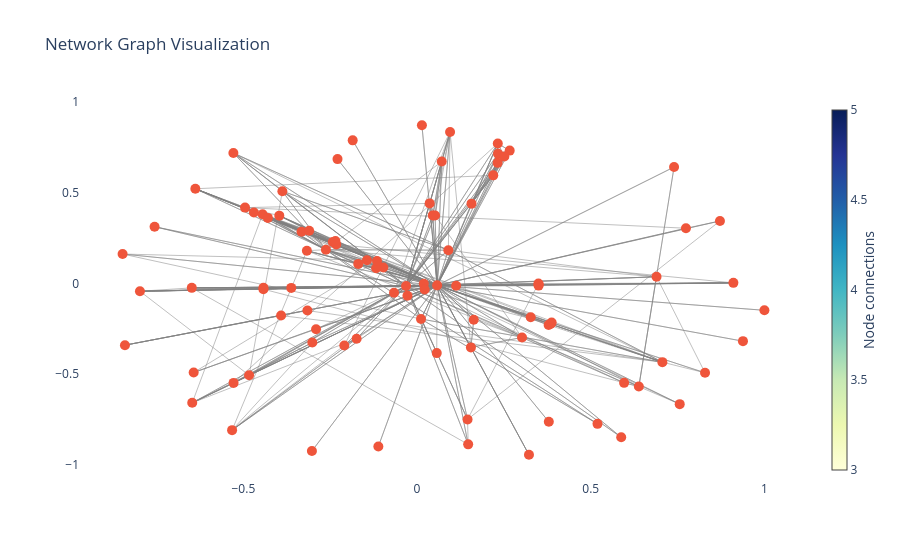

Notebook source saved alongside this figure:
### Code cell
draw_graph(main_graph)

### Figure 1 — Plotly figure (JSON) as saved in the notebook; plotly's stock layout.template omitted (floating-point values rounded to 4 significant figures; data arrays with more than 128 entries replaced by an {"elided": "..."} marker saying what was removed)
{"data": [{"hoverinfo": "text", "line": {"color": "gray", "width": 0.5}, "mode": "lines", "text": {"elided": "271 str values"}, "type": "scatter", "x": {"elided": "542 float values"}, "y": {"elided": "542 float values"}}, {"hoverinfo": "text", "marker": {"colorbar": {"thickness": 15, "title": {"side": "right", "text": "Node connections"}, "xanchor": "left"}, "colorscale": [[0, "rgb(255,255,217)"], [0.125, "rgb(237,248,177)"], [0.25, "rgb(199,233,180)"], [0.375, "rgb(127,205,187)"], [0.5, "rgb(65,182,196)"], [0.625, "rgb(29,145,192)"], [0.75, "rgb(34,94,168)"], [0.875, "rgb(37,52,148)"], [1, "rgb(8,29,88)"]], "showscale": true, "size": 10}, "mode": "markers", "text": ["index: 0, label: ABBIE HOFFMAN, movie_id 316, out degree 6, out strength: 6.0", "index: 1, label: AGING HIPPIE, movie_id 316, out degree 1, out strength: 1.0", "index: 2, label: ANCHORMAN, movie_id 316, out degree 5, out strength: 7.0", "index: 3, label: ANNOUNCER, movie_id 316, out degree 4, out strength: 5.0", "index: 4, label: ANOTHER DAY, movie_id 316, out degree 5, out strength: 5.0", "index: 5, label: ASSISTANT COACH, movie_id 316, out degree 3, out strength: 3.0", "index: 6, label: BERT, movie_id 316, out degree 6, out strength: 6.0", "index: 7, label: BILLY, movie_id 316, out degree 4, out strength: 4.0", "index: 8, label: BLACK PANTHER, movie_id 316, out degree 5, out strength: 5.0", "index: 9, label: BLACK WOMAN, movie_id 316, out degree 3, out strength: 4.0", "index: 10, label: BOB HOPE, movie_id 316, out degree 2, out strength: 2.0", "index: 11, label: BOY, movie_id 316, out degree 2, out strength: 2.0", "index: 12, label: BOY #1, movie_id 316, out degree 5, out strength: 8.0", "index: 13, label: BOY #2, movie_id 316, out degree 4, out strength: 6.0", "index: 14, label: BOY #3, movie_id 316, out degree 3, out strength: 4.0", "index: 15, label: BUBBA, movie_id 316, out degree 10, out strength: 17.0", "index: 16, label: BUS DRIVER, movie_id 316, out degree 2, out strength: 2.0", "index: 17, label: BUS STOP - PRESENT - DAY, movie_id 316, out degree 3, out strength: 4.0", "index: 18, label: CAB DRIVER, movie_id 316, out degree 1, out strength: 1.0", "index: 19, label: CARLA, movie_id 316, out degree 4, out strength: 5.0", "index: 20, label: CHET HUNTLEY, movie_id 316, out degree 3, out strength: 3.0", "index: 21, label: DALLAS, movie_id 316, out degree 7, out strength: 7.0", "index: 22, label: DEAN, movie_id 316, out degree 2, out strength: 2.0", "index: 23, label: DICK CAVETT, movie_id 316, out degree 2, out strength: 2.0", "index: 24, label: DICK CLARK, movie_id 316, out degree 3, out strength: 4.0", "index: 25, label: DJ, movie_id 316, out degree 2, out strength: 2.0", "index: 26, label: DOCTOR, movie_id 316, out degree 2, out strength: 2.0", "index: 27, label: DRILL SERGEANT, movie_id 316, out degree 3, out strength: 3.0", "index: 28, label: DRIVER, movie_id 316, out degree 2, out strength: 2.0", "index: 29, label: EARL, movie_id 316, out degree 2, out strength: 2.0", "index: 30, label: ELDERLY WOMAN, movie_id 316, out degree 2, out strength: 5.0", "index: 31, label: ELVIS, movie_id 316, out degree 2, out strength: 3.0", "index: 32, label: EMCEE, movie_id 316, out degree 8, out strength: 8.0", "index: 33, label: ERNIE, movie_id 316, out degree 5, out strength: 5.0", "index: 34, label: FOOTBALL COACH, movie_id 316, out degree 2, out strength: 4.0", "index: 35, label: FORREST, movie_id 316, out degree 56, out strength: 101.0", "index: 36, label: FORREST JR, movie_id 316, out degree 3, out strength: 3.0", "index: 37, label: GIRL, movie_id 316, out degree 1, out strength: 1.0", "index: 38, label: GOVERNOR WALLACE, movie_id 316, out degree 1, out strength: 1.0", "index: 39, label: HILARY, movie_id 316, out degree 4, out strength: 4.0", "index: 40, label: ISABEL, movie_id 316, out degree 3, out strength: 3.0", "index: 41, label: JENNY, movie_id 316, out degree 25, out strength: 27.0", "index: 42, label: JENNY'S DAD, movie_id 316, out degree 0, out strength: 0", "index: 43, label: JOHN LENNON, movie_id 316, out degree 0, out strength: 0", "index: 44, label: KATZENBACH, movie_id 316, out degree 0, out strength: 0", "index: 45, label: LENORE, movie_id 316, out degree 1, out strength: 1.0", "index: 46, label: LITTLE BOY, movie_id 316, out degree 1, out strength: 1.0", "index: 47, label: LOUISE, movie_id 316, out degree 5, out strength: 5.0", "index: 48, label: LT DAN, movie_id 316, out degree 8, out strength: 14.0", "index: 49, label: LYNN MARIE, movie_id 316, out degree 0, out strength: 0", "index: 50, label: MALE NURSE, movie_id 316, out degree 1, out strength: 1.0", "index: 51, label: MAN, movie_id 316, out degree 4, out strength: 4.0", "index: 52, label: MAN #, movie_id 316, out degree 5, out strength: 5.0", "index: 53, label: MAN #1, movie_id 316, out degree 4, out strength: 4.0", "index: 54, label: MAN #2, movie_id 316, out degree 3, out strength: 3.0", "index: 55, label: MAN #3, movie_id 316, out degree 2, out strength: 2.0", "index: 56, label: MAN #5, movie_id 316, out degree 1, out strength: 1.0", "index: 57, label: MARGO, movie_id 316, out degree 0, out strength: 0", "index: 58, label: MASAI, movie_id 316, out degree 2, out strength: 2.0", "index: 59, label: MEN, movie_id 316, out degree 0, out strength: 0", "index: 60, label: MINISTER, movie_id 316, out degree 1, out strength: 1.0", "index: 61, label: MRS BLUE, movie_id 316, out degree 0, out strength: 0", "index: 62, label: MRS GUMP, movie_id 316, out degree 1, out strength: 3.0", "index: 63, label: NEWSCASTER, movie_id 316, out degree 2, out strength: 2.0", "index: 64, label: NEWSMAN, movie_id 316, out degree 1, out strength: 1.0", "index: 65, label: NIGHT, movie_id 316, out degree 1, out strength: 1.0", "index: 66, label: NURSE, movie_id 316, out degree 0, out strength: 0", "index: 67, label: OFFICER, movie_id 316, out degree 1, out strength: 1.0", "index: 68, label: OLD SHRIMPER, movie_id 316, out degree 0, out strength: 0", "index: 69, label: OLDER BOY, movie_id 316, out degree 0, out strength: 0", "index: 70, label: OLDER BOY #1, movie_id 316, out degree 1, out strength: 1.0", "index: 71, label: OLDER BOY #2, movie_id 316, out degree 0, out strength: 0", "index: 72, label: PATRONS, movie_id 316, out degree 0, out strength: 0", "index: 73, label: POLICEMAN, movie_id 316, out degree 1, out strength: 1.0", "index: 74, label: PRESIDENT JOHNSON, movie_id 316, out degree 0, out strength: 0", "index: 75, label: PRESIDENT KENNEDY, movie_id 316, out degree 0, out strength: 0", "index: 76, label: PRESIDENT NIXON, movie_id 316, out degree 0, out strength: 0", "index: 77, label: PRINCIPAL, movie_id 316, out degree 0, out strength: 0", "index: 78, label: REPORTER, movie_id 316, out degree 0, out strength: 0", "index: 79, label: REVEREND, movie_id 316, out degree 0, out strength: 0", "index: 80, label: RUBEN, movie_id 316, out degree 1, out strength: 1.0", "index: 81, label: SECURITY GUARD, movie_id 316, out degree 0, out strength: 0", "index: 82, label: SGT SIMS, movie_id 316, out degree 3, out strength: 5.0", "index: 83, label: SLOW MOTION, movie_id 316, out degree 0, out strength: 0", "index: 84, label: SOLDIER, movie_id 316, out degree 2, out strength: 2.0", "index: 85, label: SONG, movie_id 316, out degree 1, out strength: 1.0", "index: 86, label: STRONGARM, movie_id 316, out degree 0, out strength: 0", "index: 87, label: SUSAN, movie_id 316, out degree 0, out strength: 0", "index: 88, label: VET, movie_id 316, out degree 0, out strength: 0", "index: 89, label: WESLEY, movie_id 316, out degree 0, out strength: 0", "index: 90, label: WHITE WOMAN, movie_id 316, out degree 0, out strength: 0", "index: 91, label: WILD-EYED MAN, movie_id 316, out degree 0, out strength: 0", "index: 92, label: YOUNG HIPPIE, movie_id 316, out degree 0, out strength: 0", "index: 93, label: YOUNG MAN, movie_id 316, out degree 0, out strength: 0"], "type": "scatter", "x": [-0.3622, 0.1126, 0.01141, -0.1441, -0.2426, 0.1632, 0.05188, -0.2095, -0.3015, -0.174, -0.09711, 0.05668, 0.3494, 0.3498, 0.3503, -0.2327, 0.3875, -0.3157, -0.02766, -0.1692, 0.3023, -0.3326, 0.3788, -0.3915, -0.1177, 0.01946, 0.3841, -0.2349, 0.02184, -0.2907, -0.1152, 0.3272, 0.1568, 0.04532, 0.1551, 0.05782, 0.03633, -0.06635, 0.596, -0.4423, -0.4422, -0.03156, -0.7557, -0.841, -0.6431, -0.3171, 0.07106, 0.09006, -0.2624, 0.09506, -0.3106, -0.4696, 0.2194, 0.232, 0.233, 0.2667, 0.2513, 0.5195, -0.5282, 0.2324, -0.3877, 1, 0.7063, 0.6895, 0.6385, -0.3966, 0.3794, 0.7741, -0.1853, 0.3222, 0.1454, 0.1472, -0.2289, -0.6485, -0.8477, -0.3027, 0.872, 0.8291, 0.7562, 0.01402, -0.4836, -0.1114, -0.4447, 0.9107, -0.4295, -0.4952, -0.6383, -0.5288, -0.7978, -0.6472, -0.5325, 0.9383, 0.5878, 0.74], "y": [-0.02427, -0.01241, -0.1957, 0.1282, 0.2282, -0.1992, 0.3748, -0.3419, -0.3253, -0.3041, 0.08806, -0.3834, -0.0003806, -0.01158, -0.005858, 0.2149, -0.2153, -0.1491, -0.06712, 0.108, -0.297, 0.2853, -0.2287, -0.1766, 0.08398, -0.0009212, -0.2223, 0.2336, -0.033, -0.2517, 0.124, -0.1857, 0.4398, 0.3752, -0.3519, -0.01017, 0.4412, -0.05049, -0.5473, -0.03134, -0.02317, -0.0138, 0.3128, -0.3398, -0.4903, 0.1806, 0.6721, 0.1835, 0.1864, 0.8344, 0.2905, 0.3913, 0.5958, 0.6646, 0.7146, 0.732, 0.6995, -0.7732, -0.5475, 0.7715, 0.5085, -0.1476, -0.4333, 0.03714, -0.5677, 0.3739, -0.7618, 0.3045, 0.7885, -0.9434, -0.7488, -0.8862, 0.6852, -0.02403, 0.1623, -0.9229, 0.3445, -0.4919, -0.6645, 0.8718, -0.5056, -0.8975, 0.3816, 0.003608, 0.3614, 0.418, 0.5219, 0.7189, -0.0426, -0.6573, -0.8077, -0.3176, -0.8473, 0.6416]}], "layout": {"hovermode": "closest", "plot_bgcolor": "white", "showlegend": false, "title": {"text": "Network Graph Visualization"}, "xaxis": {"showgrid": false, "zeroline": false}, "yaxis": {"showgrid": false, "zeroline": false}}}
